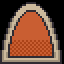

The image is a tile-based game level rendered from a .tmx file. Its description and complete source (layers, tilesets, objects, tile grids) follow:
An orthogonal 1x1 tile map with 64x64 px tiles, 1 tile layer (Tile Layer 1).

<map version="1.10" tiledversion="1.10.2" orientation="orthogonal" renderorder="right-down" width="1" height="1" tilewidth="64" tileheight="64" infinite="0" nextlayerid="2" nextobjectid="1">
 <tileset firstgid="1" source="orange.tsx" />
 <layer id="1" name="Tile Layer 1" width="1" height="1">
  <data encoding="csv">
1
</data>
 </layer>
</map>
